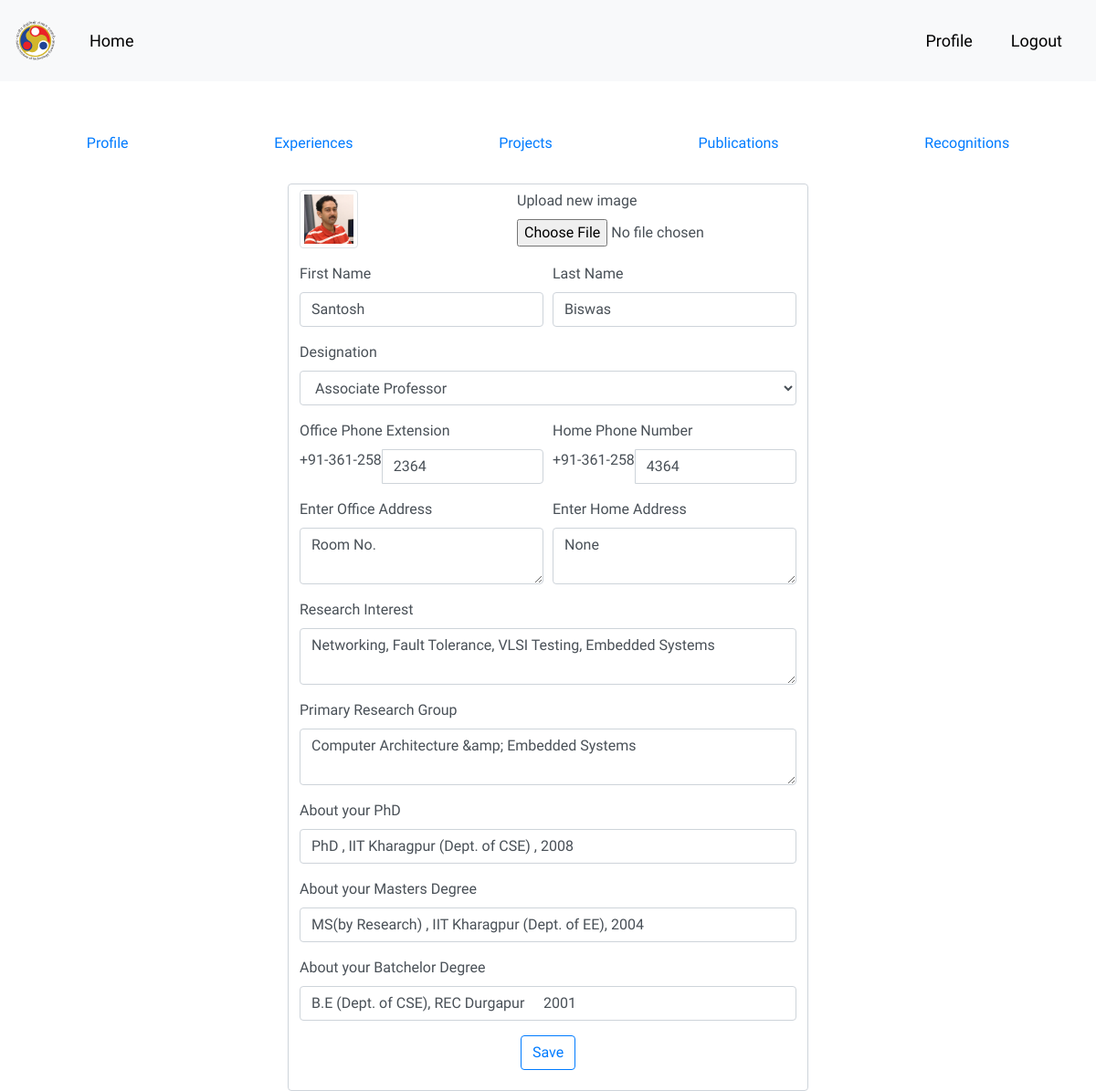
/faculty/profile/santosh_biswas/edit (signed in), run on an earlier commit of the app's database.
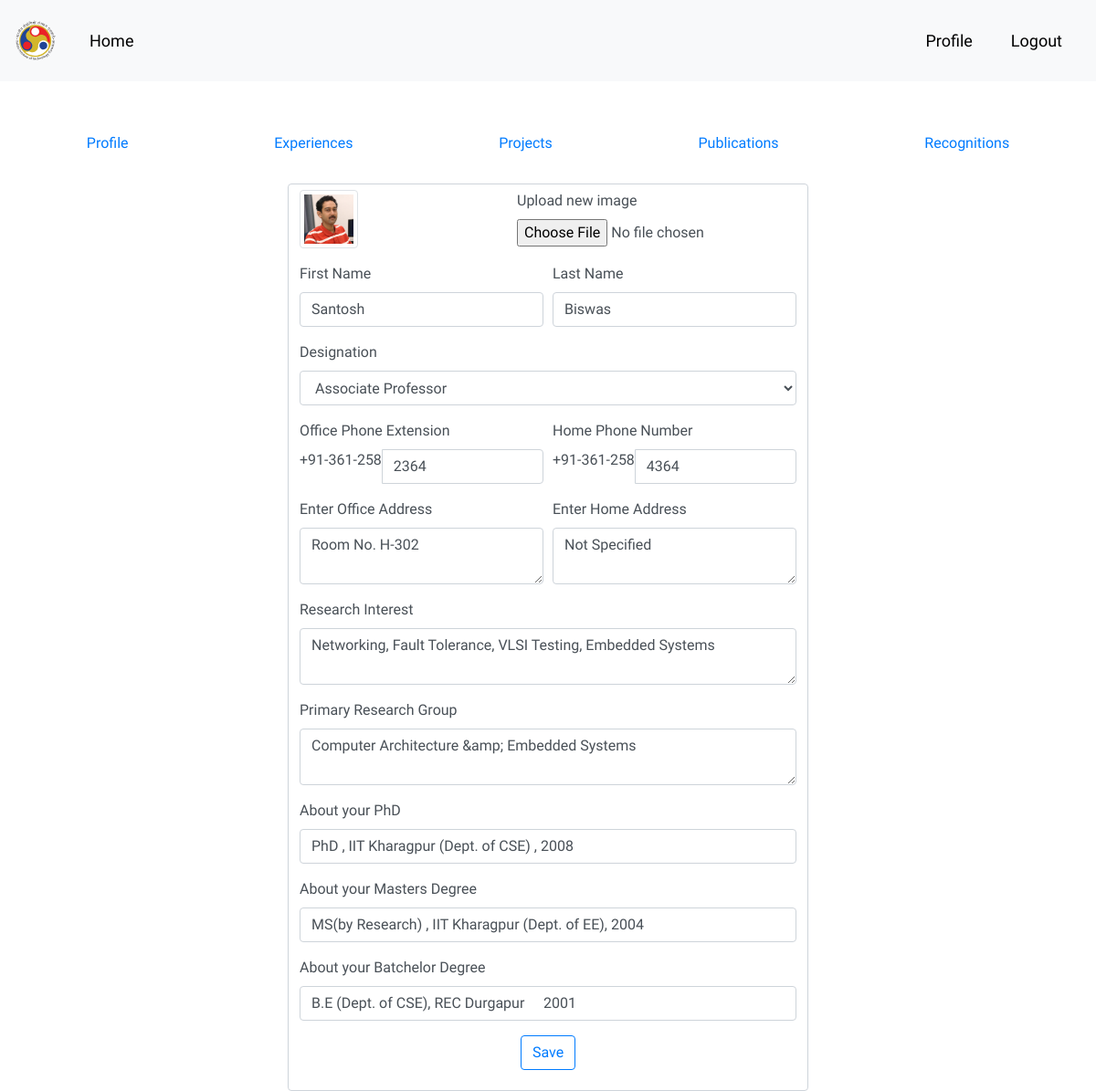
And on a later commit of the database.
### faculty/models.py (models this page shows, shortened)
class faculty_profile(models.Model):
    user = models.ForeignKey(User, on_delete=models.CASCADE)
    userimage = models.ImageField(upload_to='faculty_profile_pics', null=True, blank=True)
    office_address = models.CharField(max_length=250, null=True, blank=True)
    office_phone = models.CharField(max_length=30, null=True, blank=True)
    home_address = models.CharField(max_length=250, null=True, blank=True)
    home_phone = models.CharField(max_length=30, null=True, blank=True)
    prof = 'pro'
    head = 'hod'
    asc_prof = 'asc'
    asst_prof = 'ast'
    hnr_prof = 'hon'
    vst_prof = 'vst'
    designation_values = (
        (asst_prof, 'Assistant Professor'),
        (asc_prof, 'Associate Professor'),
        (prof, 'Professor'),
        (head, 'Professor and Head'),
        (hnr_prof, 'Honarary Professor'),
        (vst_prof, 'Visiting Professor')
    )
    designation = models.CharField(
        max_length=4, choices=designation_values, default=asst_prof, null=False)
    research_interest = models.CharField(max_length=1000, null=True, blank=True)
    primary_research_group = models.CharField(max_length=1000, null=True, blank=True)
    education_phd = models.CharField(max_length=1000, null=True, blank=True)
    education_masters = models.CharField(max_length=1000, null=True, blank=True)
    education_batchelor = models.CharField(max_length=1000, null=True, blank=True)

### faculty/views.py (the view, shortened to what this page needs)
# urls.py: url(r'^profile/(?P<username>[a-zA-Z0-9_.]+)/edit$', views.profileedit, name='profileedit'),
def profileedit(request, username):
    if request.user and not request.user.is_anonymous:
        if request.user.username == username:
            if request.method == 'GET':
                user = User.objects.filter(username=username).first()
                if not user:
                    raise Http404
                fac_profile = faculty_profile.objects.filter(user=user.id).first()
                designations = faculty_profile.designation_values
                context = {
                    'faculty_profile': fac_profile,
                    'email': user.email,
                    'firstname': user.first_name,
                    'lastname': user.last_name,
                    'username': username,
                    'designations':designations,
                    'name': user.get_full_name,
                    'logged_in': True,
                }
                return render(request,'profileedit.html',context)
        else:
            raise Http404
    else:
        return HttpResponseRedirect('/auth/login')

### templates/profileedit.html (shortened to what the changed rows need)
{% extends 'base.html' %}
{% block mainbody %}
    <br>
    <div class="row">
        <div class="col-md-6 offset-md-3">
            <form class="form-control" method="post" action="{% url 'profileedit' username=username %}" enctype="multipart/form-data">
            <div class="form-row">
                <div class="form-group col">
                    <img src="{{ faculty_profile.userimage.url }}" width="64px" height="64px" alt="Upload your image" class="img-thumbnail">
                </div>
            </div>
            <div class="form-row">
                <div class="form-group col">
                    <label for="designation">Designation</label>
                    <select id="designation" class="form-control" name="designation">
                        {% for designation in designations %}
                            {% if designation.0 == faculty_profile.designation %}
                                <option selected="selected" value="{{ designation.0 }}">{{ designation.1 }}</option>
                            {% else %}
                                <option value="{{ designation.0 }}">{{ designation.1 }}</option>
                            {% endif %}
                        {% endfor %}
                    </select>
                </div>
            </div>
            <div class="form-row">
                <div class="form-group col">
                    <div class="input-group">
                        <div class="input-group-addon">+91-361-258</div>
                        <input type="text" class="form-control" placeholder="Office Phone Extention" name="officephone" id="officephone" value="{{ faculty_profile.office_phone|slice:"-4:" }}">
                    </div>
                </div>
                <div class="form-group col">
                    <div class="input-group">
                        <div class="input-group-addon">+91-361-258</div>
                        <input type="text" class="form-control" placeholder="Home Phone Number" name="homephone" id="homephone" value="{{ faculty_profile.home_phone|slice:"-4:" }}">
                    </div>
                </div>
            </div>
            <div class="form-row">
                <div class="form-group col">
                    <label for="officeadd">Enter Office Address</label>
                    <textarea class="form-control" placeholder="Office Address" name="officeadd" id="officeadd">{{ faculty_profile.office_address }}</textarea>
                </div>
                <div class="form-group col">
                    <label for="homeadd">Enter Home Address</label>
                    <textarea class="form-control" placeholder="Home Address" name="homeadd" id="homeadd">{{ faculty_profile.home_address }}</textarea>
                </div>
            </div>
            <div class="form-row">
                <div class="form-group col">
                    <label for="researchintrst">Research Interest</label>
                    <textarea type="text" class="form-control" placeholder="Enter your Research Interest" name="researchinterest" id="researchintrst">{% if faculty_profile.research_interest %}{{ faculty_profile.research_interest }}{% endif %}</textarea>
                </div>
            </div>
            <div class="form-row">
                <div class="form-group col">
                    <label for="researchintrst">Primary Research Group</label>
                    <textarea type="text" class="form-control" placeholder="Enter your Primary Research Group" name="primaryresearchgroup" id="primresearch">{% if faculty_profile.primary_research_group %}{{ faculty_profile.primary_research_group }}{% endif %}</textarea>
                </div>
            </div>
            <div class="form-row">
                <div class="form-group col">
                    <label for="aboutphd">About your PhD</label>
                    <input type="text" class="form-control" placeholder="About your PhD" name="aboutphd" id="aboutphd" value="{% if faculty_profile.education_phd %}{{ faculty_profile.education_phd }}{% endif %}">
                </div>
            </div>
            <div class="form-row">
                <div class="form-group col">
                    <label for="aboutmasters">About your Masters Degree</label>
                    <input type="text" class="form-control" placeholder="About your Masters" name="aboutmasters" id="aboutmasters" value="{% if faculty_profile.education_masters %}{{ faculty_profile.education_masters }}{% endif %}">
                </div>
            </div>
            <div class="form-row">
                <div class="form-group col">
                    <label for="aboutbatchelor">About your Batchelor Degree</label>
                    <input type="text" class="form-control" placeholder="About your PhD" name="aboutbatchelor" id="aboutbatchelor" value="{% if faculty_profile.education_batchelor %}{{ faculty_profile.education_batchelor }}{% endif %}">
                </div>
            </div>
            </form>
        </div>
    </div>
{% endblock %}

What changed in the data, as far as the page shows it:
changed faculty_profile "Associate Professor": officeadd "Room No." → "Room No. H-302"; homeadd "None" → "Not Specified"
